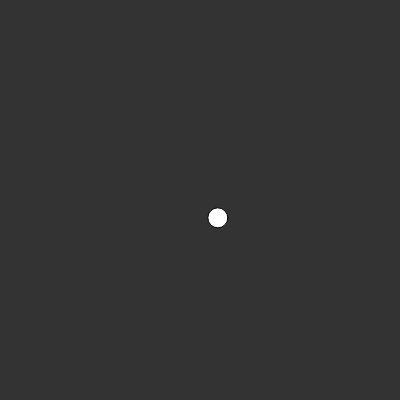
Frame 1 (no input)
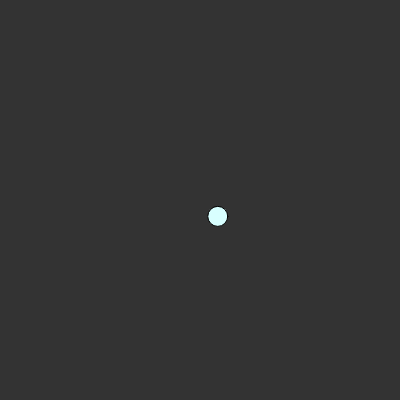
Frame 60 (no input)
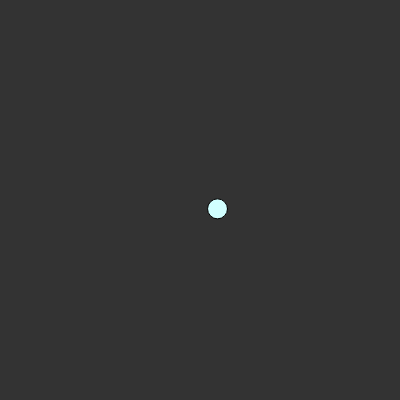
Frame 120 (the mouse pressed at the canvas centre since frame 60)

The p5.js sketch that drew these frames (run headless with seeded random() and noise() and a simulated clock; from frame 60 on, the mouse is pressed at the canvas centre):

// p5.js sketch
// ── sketch.js
var xoff = 0;
var yoff = 0;
var xyoff = 0;
var yxoff = 0;
function setup() {
  createCanvas(400, 400);
}

function draw() {
  background(51);

  var esize = 20;
  var x = map(noise(xoff), 0, 1, 0, width);
  var y = map(noise(yoff), 0, 1, 0, height);
  var xy = map(noise(x), 0, 1, 0, width);
  var yx = map(noise(y), 0, 1, 0, height);
  xoff += 0.00001;
  yoff += 0.00004;
  xyoff += 0.0001;
  yxoff += 0.0021;
  ellipse(xy, yx, esize);
  stroke(1);
  fill(
    map(noise(y), 0, 1, 0, height),
    map(noise(xoff), 0, 1, 0, width),
    map(noise(xoff), 0, 1, 0, width)
  );
}
